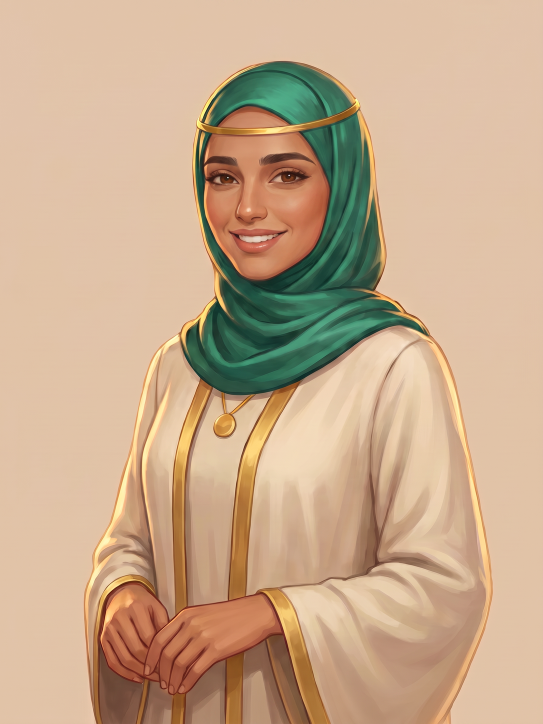
#> input picture tools/art/portrait_inbox/layla_happy.png, 1086 x 1448 px (shown at 1/2 size)
$ python cutout_portrait.py portrait_inbox/layla_happy.png portrait_inbox/layla_happy.png
#> lines starting #> are read from the running program, lines starting #| are printed output that depends on the picture
"""Cut an illustrated story portrait out of its flat backdrop and size it for the scene player.

The image model paints each portrait on a plain warm-beige backdrop (docs/ASSETS.md, section 3c). This samples
that colour from the border, flood-fills everything connected to the edge that is close to it, feathers the
edge, and writes a 768x1024 PNG with a transparent background. Convert to WebP with tools/art/to_webp.py.

    python3 tools/art/cutout_portrait.py in.png public/assets/art/story/layla_happy.png
"""
import os
import sys
from collections import deque

from PIL import Image, ImageFilter

W, H = 768, 1024
BOTTOM_CLOTH = float(os.environ.get("CUTOUT_BOTTOM_CLOTH", "0"))  # 0..1: share of the bottom edge (centred) where the figure's robe reaches the frame, so no backdrop is searched from there; use ~0.6 for white thobes
TOLERANCE = int(os.environ.get("CUTOUT_TOLERANCE", "12"))  # max RGB distance from the backdrop colour that still counts as backdrop; the generated backdrops are flat, and 30 let shaded cream fabric leak


def backdrop_colour(img):
    w, h = img.size
    px = img.load()
    samples = [px[x, y] for x in range(0, w, 8) for y in (0, h - 1)] + [px[x, y] for y in range(0, h, 8) for x in (0, w - 1)]
    samples.sort(key=sum)
    return samples[len(samples) // 2]  # median by brightness, robust to a stray edge pixel


def cutout(src, dst):
#> called with src = 'portrait_inbox/layla_happy.png', dst = 'portrait_inbox/layla_happy.png'
    img = Image.open(src).convert('RGB').resize((W, H), Image.LANCZOS)
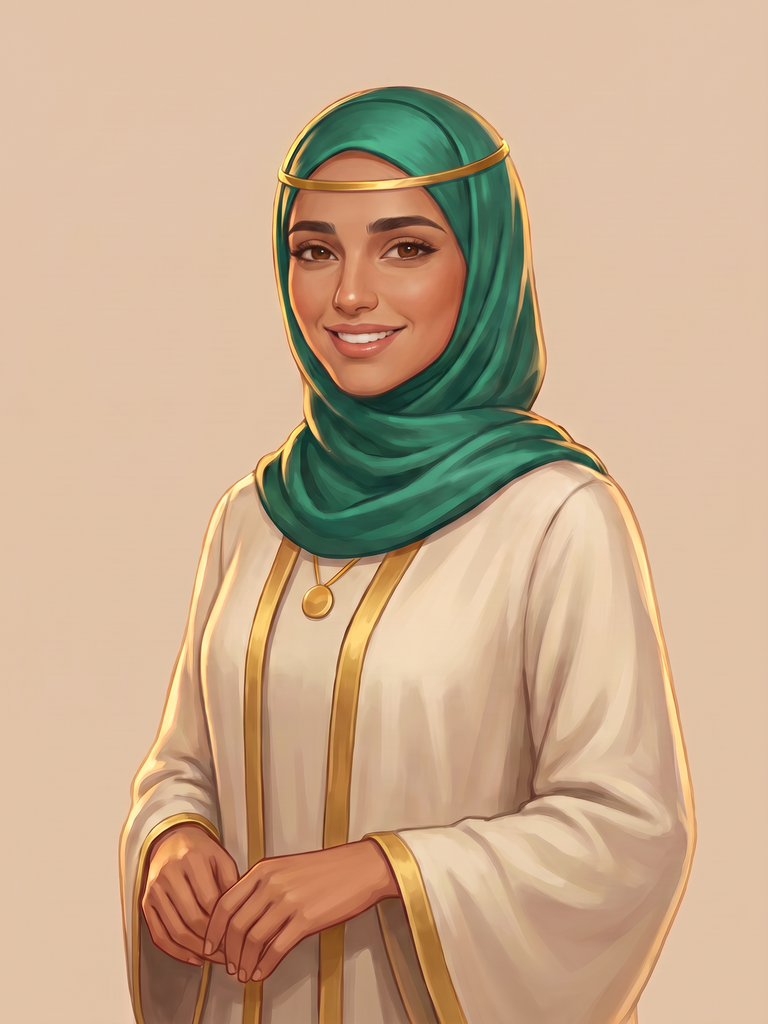
#> img: PIL image 768x1024 RGB; mean R, G, B 199.2, 170.2, 140.8
    px = img.load()
    bg = backdrop_colour(img)
#> in backdrop_colour, `samples = [px[x, y] for x in range(0, w, 8) for y in (0, h - 1)] + [px..`: samples = 448 items, first 6: (225, 196, 169), (225, 195, 166), (225, 195, 168), (225, 193, 167), (225, 195, 171), (224, 192, 166)
#> bg = (225, 193, 168)
    tol2 = TOLERANCE * TOLERANCE
    near = lambda c: (c[0] - bg[0]) ** 2 + (c[1] - bg[1]) ** 2 + (c[2] - bg[2]) ** 2 <= tol2

    mask = Image.new('L', (W, H), 255)
#> mask: PIL image 768x1024 L; every value is 255
    m = mask.load()
    skip_lo, skip_hi = int(W * (0.5 - BOTTOM_CLOTH / 2)), int(W * (0.5 + BOTTOM_CLOTH / 2))
    queue = deque((x, y) for x in range(W) for y in (0, H - 1) if not (y == H - 1 and skip_lo <= x < skip_hi))
    queue.extend((x, y) for y in range(H) for x in (0, W - 1))
    while queue:
        x, y = queue.popleft()
        if m[x, y] == 0 or not near(px[x, y]):
            continue
        m[x, y] = 0
        for nx, ny in ((x + 1, y), (x - 1, y), (x, y + 1), (x, y - 1)):
            if 0 <= nx < W and 0 <= ny < H and m[nx, ny]:
                queue.append((nx, ny))

    # Shrink by a pixel to drop the beige fringe, then soften so the edge blends over any backdrop.
    mask = mask.filter(ImageFilter.MinFilter(3)).filter(ImageFilter.GaussianBlur(1.2))
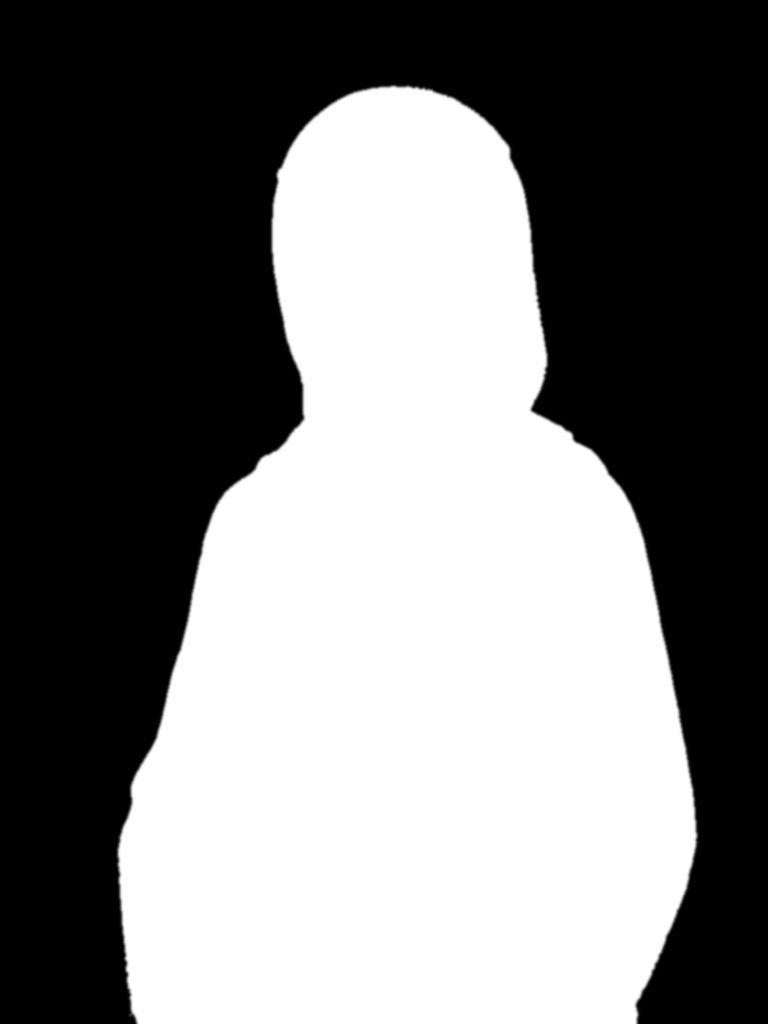
#> mask: PIL image 768x1024 L; min 0, max 255, mean 121.1
    out = img.convert('RGBA')
    out.putalpha(mask)
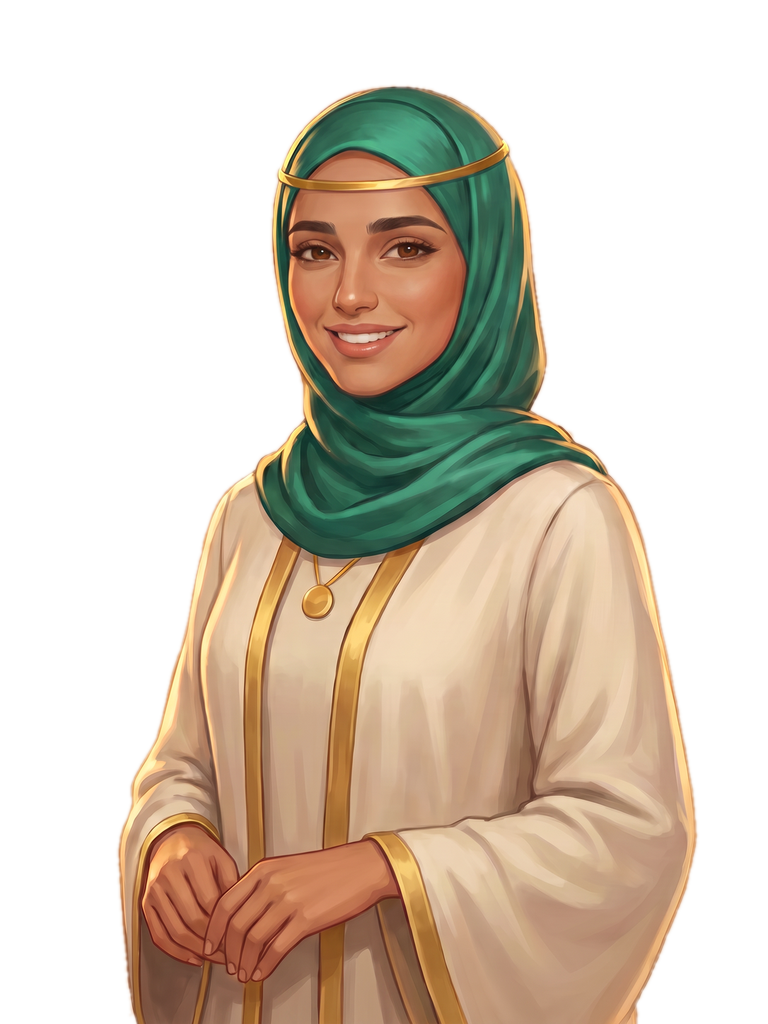
#> out: PIL image 768x1024 RGBA; mean R, G, B, A 199.2, 170.2, 140.8, 121.1; transparent parts drawn white
    out.save(dst, optimize=True)
    print(f'{src} -> {dst} (backdrop {bg})')
#| portrait_inbox/layla_happy.png -> portrait_inbox/layla_happy.png (backdrop (225, 193, 168))


if __name__ == '__main__':
    cutout(sys.argv[1], sys.argv[2])

$ run again, with tools/art/portrait_inbox/aisha_happy.png copied over tools/art/portrait_inbox/layla_happy.png
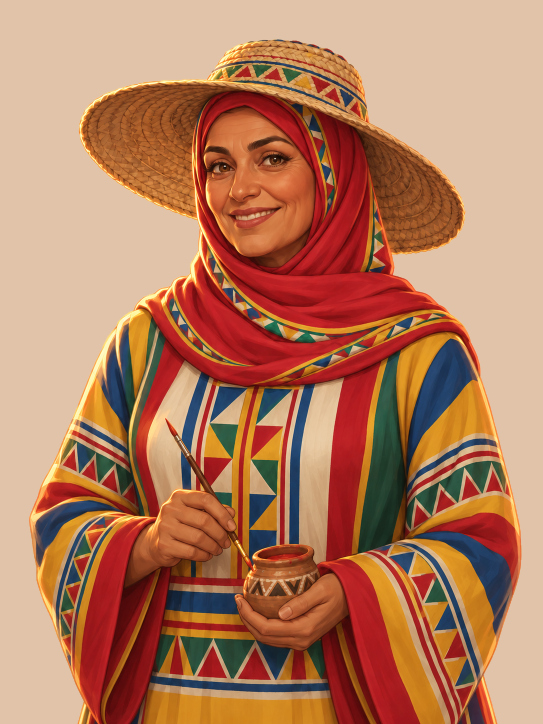
#> input picture tools/art/portrait_inbox/aisha_happy.png, 1086 x 1448 px (shown at 1/2 size)
#> samples = 448 items, first 6: (224, 195, 168), (224, 195, 168), (224, 195, 168), (224, 195, 168), (224, 195, 168), (224, 195, 168)
#> bg = (224, 195, 168)
#> in cutout, `mask = mask.filter(ImageFilter.MinFilter(3)).filter(ImageFilter.Gaussi..`:
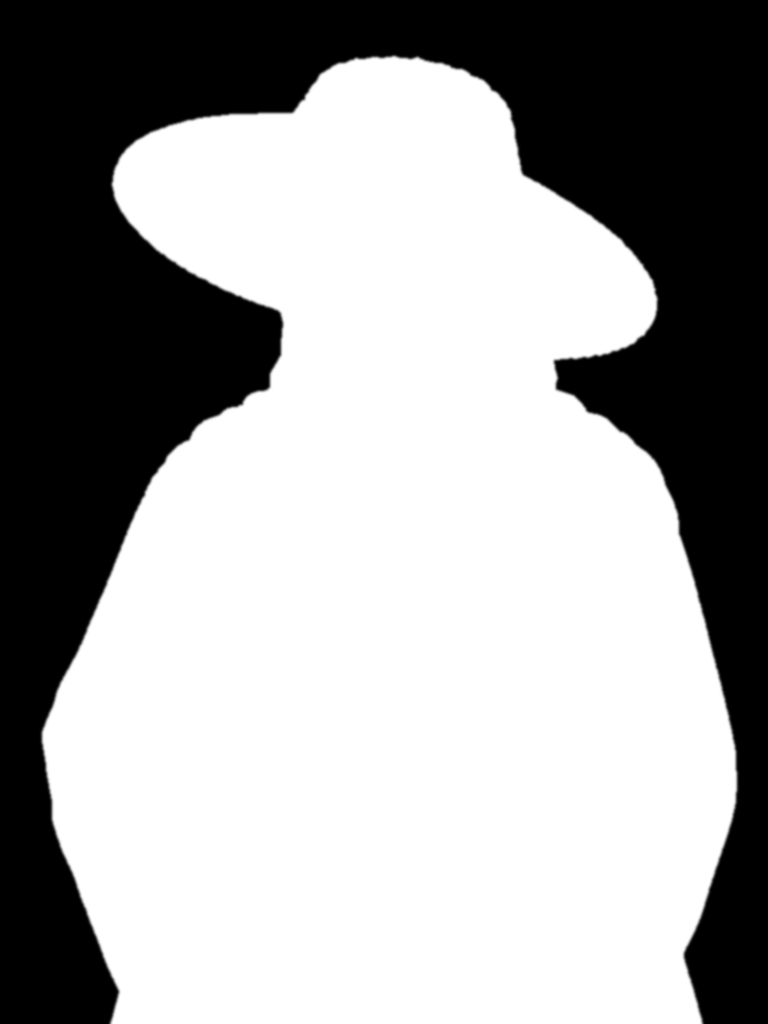
#> mask: PIL image 768x1024 L; min 0, max 255, mean 160.7
#> in cutout, `out.putalpha(mask)`:
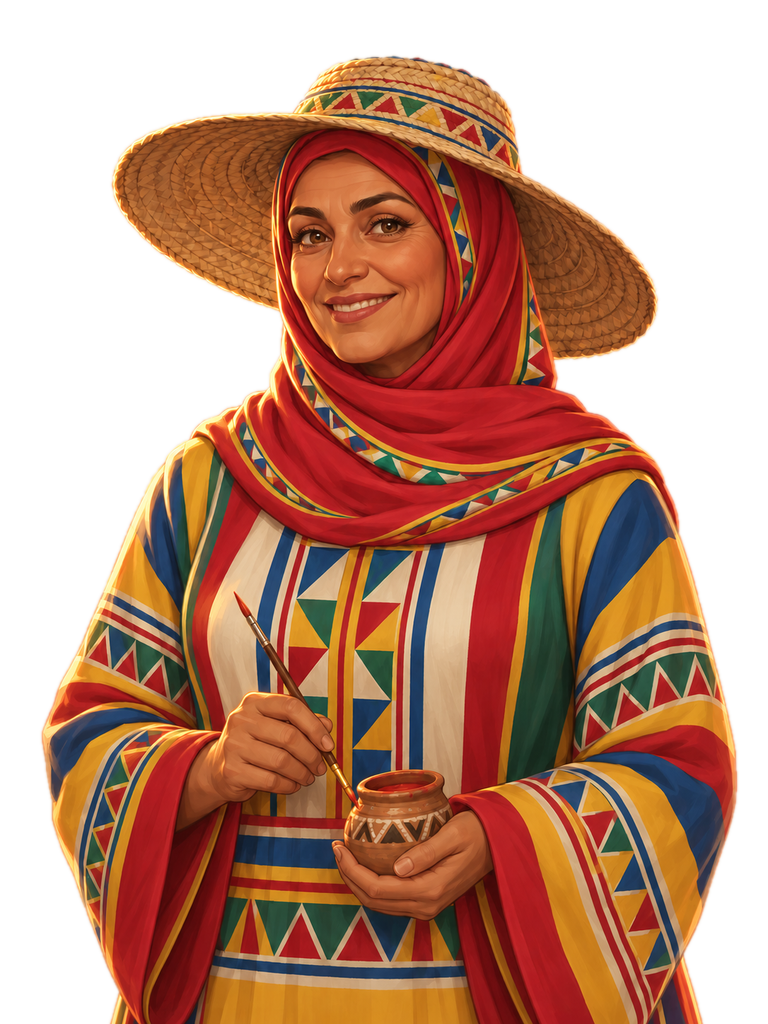
#> out: PIL image 768x1024 RGBA; mean R, G, B, A 180.5, 124.9, 95.1, 160.7; transparent parts drawn white
#| portrait_inbox/layla_happy.png -> portrait_inbox/layla_happy.png (backdrop (224, 195, 168))
